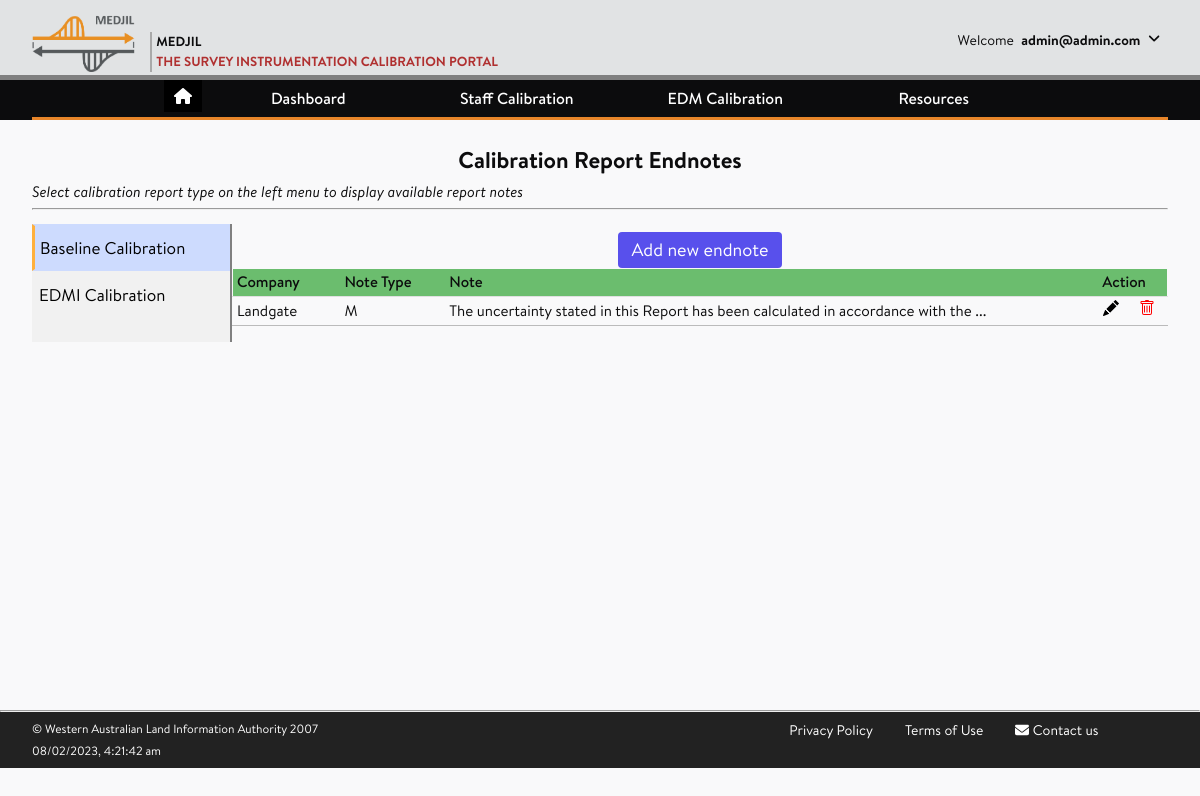
Page /accounts/calibration_report_notes/B/ (signed in) on the committed database.
### accounts/models.py (models this page shows, shortened)
class CustomUser(AbstractUser):
    company = models.ForeignKey(
                                Company,
                                on_delete = models.SET_NULL,
                                blank = True,
                                null = True,
    )
    username = None
    email = LowerCaseEmailField(_('email address'),
                                max_length = 150,
                                unique=True,
                                error_messages = {
                                    'unique': _("The user with that email address already exists.")
                                })
    USERNAME_FIELD = 'email'
    REQUIRED_FIELDS = []
    objects = CustomUserManager()

class Calibration_Report_Notes(models.Model):
    company = models.ForeignKey(Company, on_delete = models.CASCADE, null = False)
    report_types = (
                 ('B','Baseline Calibration'),
                 ('E', 'EDMI Calibration'),
                 )
    report_type = models.CharField(max_length=1,
                 choices=report_types,
                 help_text="Report type that the notes will be added to",
                 unique=False,
                 )
    note_types = (
                 ('M','Manditory'),
                 ('C','Company Specific'),
                 )
    note_type = models.CharField(max_length=1,
                 choices=note_types,
                 help_text="Will this note appear on all users reports or only reports for this company?",
                 unique=False,
                 )
    note = models.TextField(null = False, blank = False,
                 verbose_name= 'Report Note',
                 help_text="Notes will be created at the end of each report")
    class Meta:
        ordering = ['company','report_type','note_type']

class Company(models.Model):
    company_name = models.CharField(max_length=200, unique=True)
    company_abbrev = models.CharField(max_length=20)
    class Meta:
        ordering = ['company_name']
    def __str__(self):
        return self.company_name

### accounts/views.py (the view)
@login_required(login_url="/accounts/login")
def calibration_report_notes_list(request, report_disp):
    report_types = [{'abbr':x[0], 'name':x[1]}
                  for x in Calibration_Report_Notes.report_type.field.choices]
    if report_disp == 'B':
        note_list = (Calibration_Report_Notes.objects.filter(
            report_type = 'B')
            .order_by('note_type', 'company'))
    if report_disp == 'E':
        note_list = (Calibration_Report_Notes.objects.filter(
            report_type = 'E')
            .order_by('note_type', 'company'))
    context = {
        'report_disp': report_disp,
        'report_types': report_types,
        'note_list': note_list
    }
    return render(request, 'accounts/calibration_report_notes_list.html', context)

### accounts/templates/accounts/calibration_report_notes_list.html (shortened to what this page needs)
{% extends 'base_generic.html' %}
{% load static %}
{% block content %}
<article>
    <br>
    <h2 class="text-center">Calibration Report Endnotes</h2>
    <p><i>Select calibration report type on the left menu to display available report notes</i></p>
    <hr>
    <div class="flex-with-sidebar">
        <div class="left-sidebar">
            {% for report_type in report_types %}
                <a href="{% url 'accounts:calibration_report_notes_list' report_disp=report_type.abbr %}">
                    <button class={% if report_type.abbr == report_disp %}"active"{% else %}"tablinks"{% endif %}>
                    {{report_type.name}}
                    </button>
                </a>
            {% endfor %}
        </div>
    <div class="post-content">
    <div>
        <div class="mt-2 flex justify-center">
            <a href="{% url 'accounts:calibration_report_notes_edit' report_disp=report_disp id=None %}?next={{request.path}}">
                <button class="px-3 py-2 border border-transparent text-lg leading-4 rounded text-white bg-indigo-600 hover:bg-indigo-500 focus:outline-none focus:shadow-outline transition duration-150 ease-in-out">
                Add new endnote</button>
            </a>
        </div>
        {% if note_list %}
            <table class="table-fullwidth">
                <tr>
                    <th width="12%">Company</th>
                    <th width="12%">Note Type</th>
                    <th width="76%">Note</th>
                    <th width="10%">&nbsp Action</th>
                </tr>
                {% for note in note_list %}
                    <tr>
                        <td>{{ note.company }}</td>
                        <td>{{ note.note_type }}</td>
                        <td>{{ note.note|slice:"0:80" }} ...</td>
                        <td>
                            <span class="flex justify-around items-center text-center">
                              <a href="{% url 'accounts:calibration_report_notes_edit' report_disp=report_disp id=note.id %}?next={{request.path}}" class="px-3">
                              </a>
                              <a href="{% url 'accounts:calibration_report_notes_delete' report_disp=report_disp id=note.id %}" class="px-2" onclick="return confirmation()">
                              </a>
                            </span>
                        </td>
                    </tr>
                {% endfor %}
            </table>
        {% else %}
            <p> There are currently no calibration report endnotes in our system </p>
        {% endif %}
    </div>
    </div>
</article>
{% endblock %}

### templates/base_generic.html (shortened to what this page needs)
{% load static %}
<!DOCTYPE html>
<html lang="en">
<head>
    <link rel="stylesheet" href="https://cdnjs.cloudflare.com/ajax/libs/font-awesome/6.2.0/css/all.min.css" />
    <link rel="stylesheet" href="{% static 'main.css' %}">
    <link rel="stylesheet" href="{% static 'fonts/stylesheet.css' %}">
    <link rel="stylesheet" href="{% static 'style_ib.css' %}">
</head>
<body>
    <div class="page-wrap">
    <header class="page-header">
        <div class="wrapper">
            <div class="header-wrapper">
                <a class="header-logo" href="{% url 'home' %}">
                    <img src="{% static 'logo.png' %}" alt="Medjil">
                    <p>
                        <span>Medjil</span>
                        <span>The Survey Instrumentation Calibration Portal</span>
                    </p>
                </a>
                <div class="header-userinfo">
                        <div>
                            <span>Welcome</span>
                                {% if user.is_authenticated %}
                                    {% if not user.first_name %}
                                        <span><strong> {{ user.email }}</strong></span>
                                    {% else %}
                                        <span><strong>{{ user.first_name }}</strong></span>
                                    {% endif %}
                                {% endif %}
                                <span>
                                    <a href="#" id="header-toggle"><i class="fas fa-angle-down rotate" aria-hidden="true"></i></a>
                                </span>
                        </div>
                </div>
            </div>
        </div>
    </header>
    <nav class="page-nav">
        <div class="wrapper">
            <ul class="nav-links">
            		<li>
            				<ul>
            						<button class="btn_home"><a href="{% url 'home' %}"><i class="fa fa-home"></i></a></button>
            				</ul>
            		</li>
                <li class="nav-item has-subnav"><a tabindex="0">Dashboard</a>
                </li>
                <li class="nav-item has-subnav"><a tabindex="0">Staff Calibration</a>
                </li>
                <li class="nav-item has-subnav"><a tabindex="0">EDM Calibration </a>
                </li>
                <li class="nav-item has-subnav"><a tabindex="0">Resources</a>
                </li>
            </ul>
        </div>
    </nav>
    <main class="page-content">
        <div class="wrapper">
            {% block content %}
            {% endblock content %}
        </div>
    </main>
    <hr>
    <footer class="page-footer">
        <div class="wrapper">
            <div class="footer-row3">
                <div class="policy-col-1">
                    <a href="{% url 'terms' %}">Privacy Policy</a>
                    <a href="{% url 'terms' %}">Terms of Use</a>
                    <a href="mailto:geodesy@landgate.wa.gov.au"><i class="fas fa-envelope"></i> <span>Contact us</span></a>
                </div>
                <div class="policy-col-2">
                      <p>&#169; Western Australian Land Information Authority 2007</p>
                      <span id="current_time"></span>
                </div>
            </div>
        </div>
    </footer>
</body>
</html>

### assets/style_ib.css (style rules this page uses)
.btn_home { background-color: Black; border: none; color: White; cursor: pointer; }

### rows in the picture
CustomUser: email "admin@admin.com"
Calibration_Report_Notes: company "Landgate", note_type "M", note "The uncertainty stated in this Report has been calculated in accordance with the"

### other values in the picture
{{ report_type.name }} "Baseline Calibration" "EDMI Calibration"
